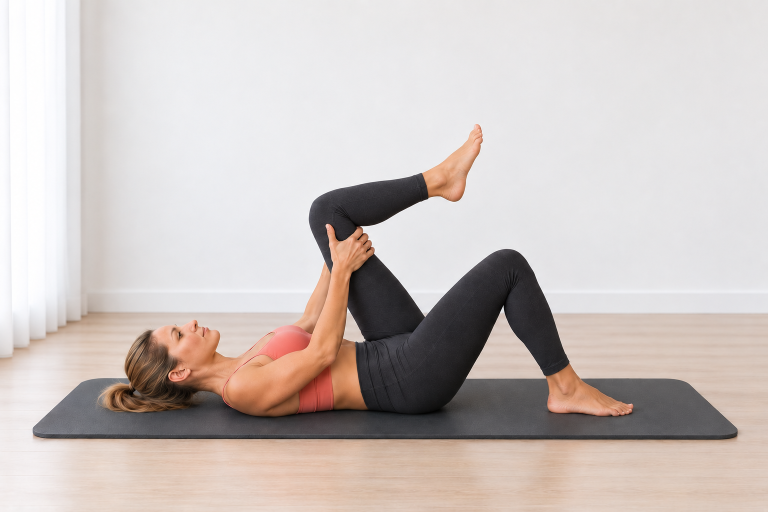
#> input picture .qa-kneeling-bear/site/Pilates Assets/02_Exercise_Cards/Hamstring Stretch/hamstring_stretch_start.png, 1536 x 1024 px (shown at 1/2 size); the run also reads 1 picture not shown here
$ python build_hamstring_stretch_cards.py
#> lines starting #> are read from the running program, lines starting #| are printed output that depends on the picture; after the words box and inside, x2 and y2 are one past the last pixel; in counts of white or black regions, pixels touching at a corner belong together
# -*- coding: utf-8 -*-
from pathlib import Path
import hashlib

from PIL import Image, ImageDraw, ImageFont, ImageOps


BASE = Path(__file__).resolve().parent
START = BASE / "hamstring_stretch_start.png"
HERO = BASE / "hamstring_stretch_hero.png"
GUIDE = BASE / "hamstring_stretch_guide_card_v01.png"
STEP = BASE / "hamstring_stretch_step_by_step_v01.png"
EXPECTED_HASHES = {
    START: "78992b6ba84722d70274f22b88d5114d796c54ee08ff80af0cf873562c394a25",
    HERO: "9a3d7e113af68b8ebcada69a69003149e889ead21d9ac551cb4a4d3d8b04f621",
}

BG = (244, 251, 250)
CARD = (255, 255, 255)
INK = (38, 44, 47)
MUTED = (101, 115, 119)
TEAL = (20, 154, 154)
TEAL_D = (14, 122, 123)
LINE = (210, 232, 230)
SOFT = (231, 247, 246)
WARN = (255, 247, 244)
WARN_LINE = (242, 220, 216)
WARN_ICON = (199, 92, 84)
FONT_DIR = Path(r"C:\Windows\Fonts")

GUIDE_HOW = [
    ("1", "Lehni si na záda. Jedno koleno pokrč a chodidlo polož celé na podložku."),
    ("2", "Druhé stehno přitáhni k trupu a oběma rukama ho podepři zezadu nad kolenem."),
    ("3", "S výdechem pomalu propínej pracovní koleno. S nádechem ho kontrolovaně znovu pokrč."),
]

GUIDE_WATCH = (
    "Nezvedej pánev ani ramena, netlač rukama do kolena a nepropínej nohu přes bolest."
)

STEP_TEXTS = [
    (
        "KROK 1",
        "VÝCHOZÍ POZICE",
        "Lehni si na záda. Jedno koleno pokrč, chodidlo polož na podložku a druhé stehno podepři oběma rukama zezadu nad kolenem.",
        START,
    ),
    (
        "KROK 2",
        "PROPNUTÍ NOHY",
        "S výdechem pomalu propínej pracovní koleno a směřuj patu vzhůru. Propni pouze do příjemného tahu.",
        HERO,
    ),
    (
        "KROK 3",
        "KONTROLOVANÝ NÁVRAT",
        "S nádechem pracovní koleno kontrolovaně znovu pokrč. Stehno i pánev drž ve stejné poloze.",
        START,
    ),
]

STEP_BREATH = "Výdech při propnutí pracovní nohy. Nádech při kontrolovaném návratu."
STEP_WATCH = (
    "Nezvedej pánev ani ramena, netlač rukama do kolena a nepropínej nohu přes bolest."
)


def sha256(path):
    return hashlib.sha256(path.read_bytes()).hexdigest()


def font(name, size):
#> called with name = 'arialbd.ttf', size = 30
    for candidate in (FONT_DIR / name, FONT_DIR / "arial.ttf", FONT_DIR / "segoeui.ttf"):
        if candidate.exists():
            return ImageFont.truetype(str(candidate), size)
    return ImageFont.load_default()


F = {
    "title": font("arialbd.ttf", 30),
    "h2": font("arialbd.ttf", 25),
    "h3": font("arialbd.ttf", 20),
    "body": font("arial.ttf", 22),
    "small": font("arial.ttf", 17),
    "small_b": font("arialbd.ttf", 17),
    "tiny": font("arial.ttf", 14),
    "step_title": font("arialbd.ttf", 38),
    "step_h": font("arialbd.ttf", 24),
    "step_body": font("arial.ttf", 23),
}


def rounded(draw, box, radius=28, fill=CARD, outline=LINE, width=2):
    draw.rounded_rectangle(box, radius=radius, fill=fill, outline=outline, width=width)


def wrap_text(draw, text, selected_font, max_width):
    lines, current = [], ""
    for word in text.split():
        candidate = (current + " " + word).strip()
        if draw.textbbox((0, 0), candidate, font=selected_font)[2] <= max_width or not current:
            current = candidate
        else:
            lines.append(current)
            current = word
    if current:
        lines.append(current)
    return lines


def draw_wrapped(draw, xy, text, selected_font, fill, max_width, line_gap=7):
    x, y = xy
    last_bottom = y
    for line in wrap_text(draw, text, selected_font, max_width):
        draw.text((x, y), line, font=selected_font, fill=fill)
        bbox = draw.textbbox((x, y), line, font=selected_font)
        last_bottom = bbox[3]
        y += draw.textbbox((0, 0), line, font=selected_font)[3] + line_gap
    return y, last_bottom


def fit_image(path, size, centering=(0.5, 0.58)):
    with Image.open(path) as source:
        return ImageOps.fit(
            source.convert("RGB"), size, method=Image.Resampling.LANCZOS, centering=centering
        )


def paste_round(base, image, box, radius=22):
    x1, y1, x2, y2 = box
    size = (x2 - x1, y2 - y1)
    if image.size != size:
        image = image.resize(size, Image.Resampling.LANCZOS)
    mask = Image.new("L", size, 0)
    ImageDraw.Draw(mask).rounded_rectangle((0, 0, size[0], size[1]), radius=radius, fill=255)
    base.paste(image, (x1, y1), mask)


def center_text(draw, box, text, selected_font, fill):
    x1, y1, x2, y2 = box
    bbox = draw.textbbox((0, 0), text, font=selected_font)
    x = x1 + (x2 - x1 - (bbox[2] - bbox[0])) / 2
    y = y1 + (y2 - y1 - (bbox[3] - bbox[1])) / 2 - 2
    draw.text((x, y), text, font=selected_font, fill=fill)


def pill(draw, xy, text, selected_font):
    x, y = xy
    bbox = draw.textbbox((0, 0), text, font=selected_font)
    box = (x, y, x + bbox[2] - bbox[0] + 32, y + bbox[3] - bbox[1] + 16)
    draw.rounded_rectangle(box, radius=16, fill=SOFT, outline=LINE, width=1)
    draw.text((x + 16, y + 7), text, font=selected_font, fill=TEAL_D)
    return box[2] + 8


def draw_icon(draw, center, kind, color=TEAL):
    x, y = center
    if kind == "breath":
        draw.arc((x - 8, y - 8, x + 8, y + 8), 25, 320, fill=color, width=3)
        draw.line((x + 7, y - 8, x + 12, y - 8, x + 12, y - 3), fill=color, width=3)
    elif kind == "focus":
        draw.ellipse((x - 8, y - 8, x + 8, y + 8), outline=color, width=3)
        draw.ellipse((x - 3, y - 3, x + 3, y + 3), fill=color)
    elif kind == "repeat":
        draw.arc((x - 9, y - 7, x + 9, y + 7), 200, 20, fill=color, width=3)
        draw.polygon([(x + 8, y - 8), (x + 14, y - 5), (x + 9, y - 1)], fill=color)
    elif kind == "warn":
        draw.polygon([(x, y - 10), (x - 10, y + 9), (x + 10, y + 9)], outline=color, width=3)
        draw.line((x, y - 3, x, y + 3), fill=color, width=2)
        draw.ellipse((x - 1, y + 6, x + 1, y + 8), fill=color)


def ensure_bottom_margin(name, bottom, card_bottom, minimum=20):
    margin = card_bottom - bottom
    if margin < minimum:
        raise RuntimeError(f"{name} bottom margin {margin}px is below {minimum}px")
    return margin


def verify_sources():
    for path, expected_hash in EXPECTED_HASHES.items():
        if not path.exists():
            raise FileNotFoundError(path)
        with Image.open(path) as image:
#> image is the input picture: PIL image 1536x1024 RGB; mean R, G, B 203.5, 194.3, 190.8
            if image.size != (1536, 1024):
                raise RuntimeError(f"Unexpected source size for {path.name}: {image.size}")
        if sha256(path) != expected_hash:
            raise RuntimeError(f"SHA mismatch for {path.name}")
#> pass 2 of the loop in verify_sources, `for path, expected_hash in EXPECTED_HASHES.items():`:
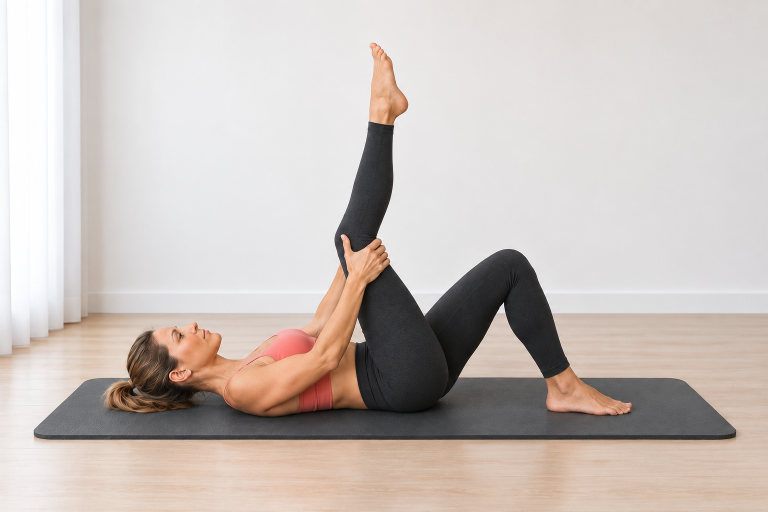
#> input picture .qa-kneeling-bear/site/Pilates Assets/02_Exercise_Cards/Hamstring Stretch/hamstring_stretch_hero.png, 1536 x 1024 px (shown at 1/2 size)
#> in verify_sources, image is the input picture: PIL image 1536x1024 RGB; mean R, G, B 201.4, 192.1, 187.3


def build_guide():
    image = Image.new("RGB", (780, 1688), BG)
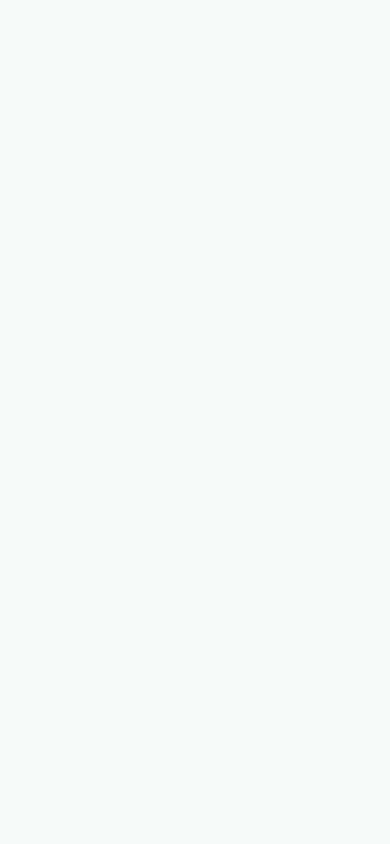
#> image: PIL image 780x1688 RGB (shown at 1/2 size); mean R, G, B 244, 251, 250
    draw = ImageDraw.Draw(image)
    margins = {}

    rounded(draw, (34, 34, 746, 140))
    draw.text((62, 49), "JEMNÉ PROTAŽENÍ ZADNÍ STRANY STEHNA", font=F["title"], fill=INK)
    draw.text((62, 84), "Hamstring Stretch", font=F["small_b"], fill=TEAL_D)
    _, desc_bottom = draw_wrapped(
        draw, (62, 104), "Jemně protahuje zadní stranu stehna a zlepšuje pohyblivost kolene.",
        F["tiny"], MUTED, 650, 2
    )
#> desc_bottom = 116
    margins["GUIDE DESCRIPTION"] = 140 - desc_bottom
    x = pill(draw, (62, 148), "Zadní strana stehna", F["small_b"])
#> x = 196
    pill(draw, (x, 148), "Bez pomůcky", F["small_b"])

    rounded(draw, (34, 196, 746, 653))
    paste_round(image, fit_image(HERO, (680, 393)), (50, 218, 730, 611))
#> in paste_round, `x1, y1, x2, y2 = box`: x1 = 50; y1 = 218; x2 = 730; y2 = 611
#> in paste_round, `size = (x2 - x1, y2 - y1)`: size = (680, 393)
#> in paste_round, `mask = Image.new("L", size, 0)`: mask: PIL image 680x393 L; every value is 0
#> in paste_round, `ImageDraw.Draw(mask).rounded_rectangle((0, 0, size[0], size[1]), radiu..`:
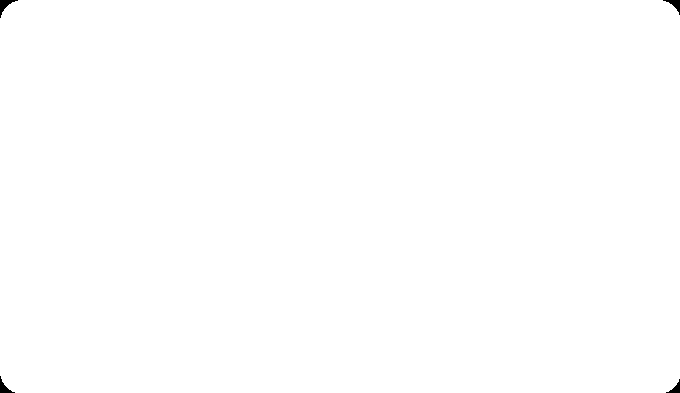
#> mask: PIL image 680x393 L; 99.9% white; 4 black regions, box (x1, y1, x2, y2) and area: (0, 0, 18, 18) 111, (663, 0, 680, 15) 93, (0, 376, 15, 393) 93, (666, 379, 680, 393) 76

    mini_y, mini_w, mini_h, gap = 675, 218, 146, 22
    xs = [34, 274, 514]
    labels = [
        ("START", "Koleno pokrčené", START),
        ("PROPNUTÍ", "Pata vzhůru", HERO),
        ("NÁVRAT", "Kontrolovaně zpět", START),
    ]
    for index, (x0, (label, caption, source)) in enumerate(zip(xs, labels), 1):
        card_bottom = mini_y + mini_h + 74
        rounded(draw, (x0, mini_y, x0 + mini_w, card_bottom), 22)
        paste_round(image, fit_image(source, (mini_w - 22, mini_h)),
                    (x0 + 11, mini_y + 10, x0 + mini_w - 11, mini_y + 10 + mini_h), 16)
#> call 2 of fit_image, with size = (196, 146), centering = (0.5, 0.58)
#> in fit_image (call 2), `return ImageOps.fit( source.convert("RGB"), size, method=Image.Resampl..`:
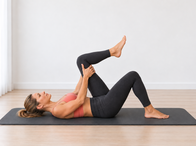
#> returned value: PIL image 196x146 RGB; mean R, G, B 200, 190.3, 186.6
#> call 2 of paste_round, with box = (45, 685, 241, 831), radius = 16
#> in paste_round (call 2), `x1, y1, x2, y2 = box`: x1 = 45; y1 = 685; x2 = 241; y2 = 831
#> in paste_round (call 2), `size = (x2 - x1, y2 - y1)`: size = (196, 146)
#> in paste_round (call 2), `mask = Image.new("L", size, 0)`: mask: PIL image 196x146 L; every value is 0
#> in paste_round (call 2), `ImageDraw.Draw(mask).rounded_rectangle((0, 0, size[0], size[1]), radiu..`:
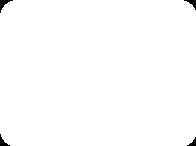
#> mask: PIL image 196x146 L; 99.3% white; 4 black regions, box (x1, y1, x2, y2) and area: (0, 0, 13, 13) 61, (184, 0, 196, 10) 48, (0, 134, 10, 146) 48, (187, 137, 196, 146) 36
        draw.ellipse((x0 + 15, mini_y + 15, x0 + 43, mini_y + 43), fill=TEAL)
        center_text(draw, (x0 + 15, mini_y + 15, x0 + 43, mini_y + 43), str(index), F["tiny"], CARD)
        center_text(draw, (x0 + 5, mini_y + mini_h + 14, x0 + mini_w - 5, mini_y + mini_h + 40), label, F["small_b"], INK)
        center_text(draw, (x0 + 8, mini_y + mini_h + 38, x0 + mini_w - 8, mini_y + mini_h + 57), caption, F["tiny"], MUTED)
        caption_bottom = draw.textbbox((0, 0), caption, font=F["tiny"])[3] + mini_y + mini_h + 38
#> caption_bottom = 871
        margins[f"GUIDE MINI {index}"] = card_bottom - caption_bottom
#> pass 2 of the loop in build_guide, `for index, (x0, (label, caption, source)) in enumerate(zip(xs, labels)..`:
#> caption_bottom = 869

    info_y, box_w, box_h = 915, 218, 164
    info = [
        ("breath", "DECH", "Výdech při propnutí. Nádech při návratu."),
        ("focus", "ZAMĚŘ SE", "Pánev drž klidnou. Pohyb veď pouze v koleni."),
        ("repeat", "OPAKOVÁNÍ", "Drž podle dávky uvedené v tréninku."),
    ]
    for index, (x0, (kind, heading, body)) in enumerate(zip(xs, info), 1):
        card_bottom = info_y + box_h
        rounded(draw, (x0, info_y, x0 + box_w, card_bottom), 22)
        draw_icon(draw, (x0 + 28, info_y + 30), kind)
        draw.text((x0 + 48, info_y + 18), heading, font=F["small_b"], fill=TEAL_D)
        _, body_bottom = draw_wrapped(draw, (x0 + 18, info_y + 56), body, F["small"], INK, box_w - 36, 4)
        margins[f"GUIDE INFO {index}"] = ensure_bottom_margin(f"Guide info {index}", body_bottom, card_bottom)
#> this loop made 3 passes
#> body_bottom on passes 1 to 3: 997, 997, 983
#> after the loop, margins = {'GUIDE DESCRIPTION': 24, 'GUIDE MINI 1': 24, 'GUIDE MINI 2': 26, 'GUIDE MINI 3': 24, 'GUIDE INFO 1': 82, 'GUIDE INFO 2': 82, 'GUIDE INFO 3': 96}

    rounded(draw, (34, 1090, 746, 1412), 26)
    draw.text((62, 1120), "JAK PROVÉST", font=F["h2"], fill=INK)
    y = 1165
    for number_value, text in GUIDE_HOW:
        draw.ellipse((62, y + 2, 92, y + 32), fill=SOFT, outline=LINE, width=1)
        center_text(draw, (62, y + 2, 92, y + 32), number_value, F["small_b"], TEAL_D)
        y, body_bottom = draw_wrapped(draw, (106, y), text, F["body"], INK, 590, 7)
        margins[f"GUIDE STEP {number_value}"] = 1412 - body_bottom
        y += 12
#> this loop made 3 passes
#> (y, body_bottom) on passes 1 to 3: (1196, 1177), (1227, 1208), (1258, 1239)
#> after the loop, margins = 10 items; y = 1258
    margins["GUIDE HOW"] = ensure_bottom_margin("Guide how", body_bottom, 1412)

    rounded(draw, (34, 1440, 746, 1618), 26, WARN, WARN_LINE, 2)
    draw_icon(draw, (64, 1473), "warn", WARN_ICON)
    draw.text((92, 1457), "HLÍDEJ SI", font=F["h3"], fill=INK)
    _, watch_bottom = draw_wrapped(draw, (62, 1500), GUIDE_WATCH, F["body"], INK, 640, 7)
#> watch_bottom = 1512
    margins["GUIDE WATCH"] = ensure_bottom_margin("Guide watch", watch_bottom, 1618)
    draw.text((54, 1640), "Pilates Body 40+", font=F["tiny"], fill=MUTED)
    image.save(GUIDE)
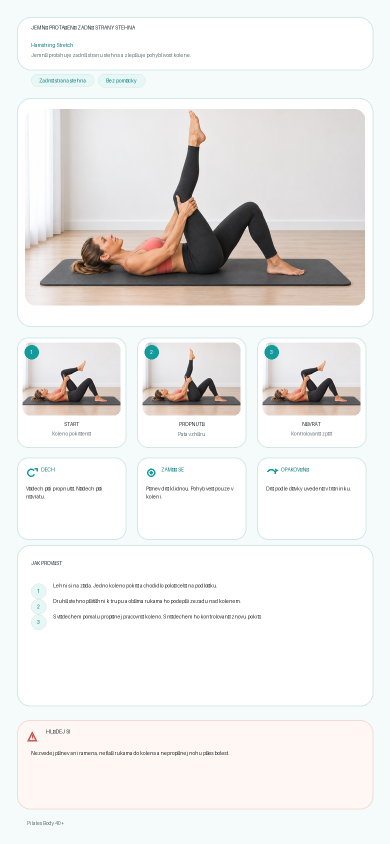
#> saved as hamstring_stretch_guide_card_v01.png: PIL image 780x1688 RGB (shown at 1/2 size); mean R, G, B 234.6, 233.8, 232.1
#> in main, `guide_margins = build_guide()`: guide_margins = 12 items
    return margins


def build_step():
    image = Image.new("RGB", (780, 2280), BG)
#> image: PIL image 780x2280 RGB
    draw = ImageDraw.Draw(image)
    rounded(draw, (34, 34, 746, 126))
    draw.text((62, 56), "Krok za krokem", font=F["step_title"], fill=INK)
    draw.text((62, 98), "JEMNÉ PROTAŽENÍ ZADNÍ STRANY STEHNA / Hamstring Stretch", font=F["small_b"], fill=TEAL_D)

    y, margins = 160, {}
    for step_label, heading, body, source in STEP_TEXTS:
        card_height = 595
        card_bottom = y + card_height
        rounded(draw, (34, y, 746, card_bottom))
        draw.rounded_rectangle((58, y + 24, 148, y + 54), radius=15, fill=SOFT, outline=LINE, width=1)
        center_text(draw, (58, y + 24, 148, y + 54), step_label, F["small_b"], TEAL_D)
        draw.text((62, y + 72), heading, font=F["step_h"], fill=INK)
        image_bottom = y + 466
        paste_round(image, fit_image(source, (656, 352)), (62, y + 114, 718, image_bottom))
#> in fit_image (call 5), `return ImageOps.fit( source.convert("RGB"), size, method=Image.Resampl..`:
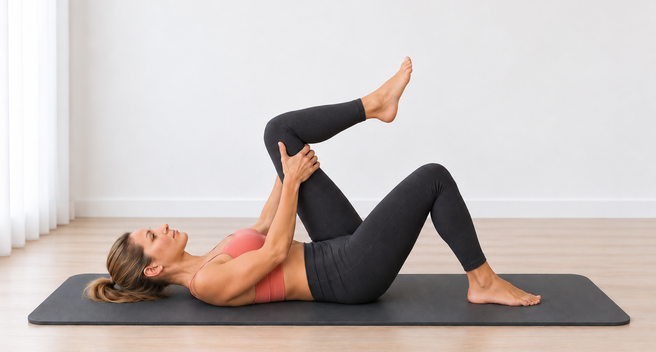
#> returned value: PIL image 656x352 RGB; mean R, G, B 197.3, 188.1, 185.1
#> in paste_round (call 5), `mask = Image.new("L", size, 0)`: mask: PIL image 656x352 L; every value is 0
#> in paste_round (call 5), `ImageDraw.Draw(mask).rounded_rectangle((0, 0, size[0], size[1]), radiu..`: mask: PIL image 656x352 L; 99.8% white; 4 black regions, box (x1, y1, x2, y2) and area: (0, 0, 18, 18) 111, (639, 0, 656, 15) 93, (0, 335, 15, 352) 93, (642, 338, 656, 352) 76
        _, body_bottom = draw_wrapped(draw, (62, image_bottom + 20), body, F["step_body"], INK, 650, 7)
#> body_bottom = 658
        margins[step_label] = ensure_bottom_margin(step_label, body_bottom, card_bottom)
        y += card_height + 5
#> pass 2 of the loop in build_step, `for step_label, heading, body, source in STEP_TEXTS:`:
#> in fit_image (call 6), `return ImageOps.fit( source.convert("RGB"), size, method=Image.Resampl..`:
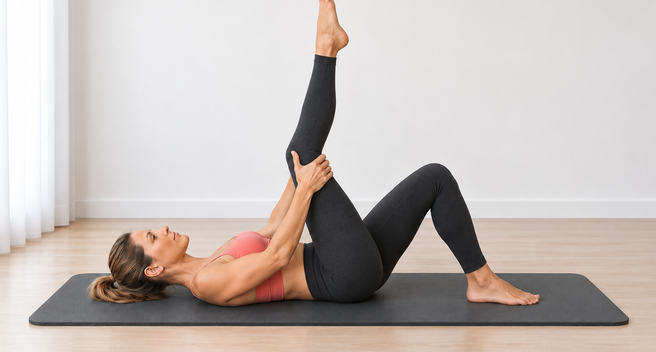
#> returned value: PIL image 656x352 RGB; mean R, G, B 195.4, 186.5, 182.3
#> y1 = 874; y2 = 1226
#> in paste_round (call 6), `base.paste(image, (x1, y1), mask)`:
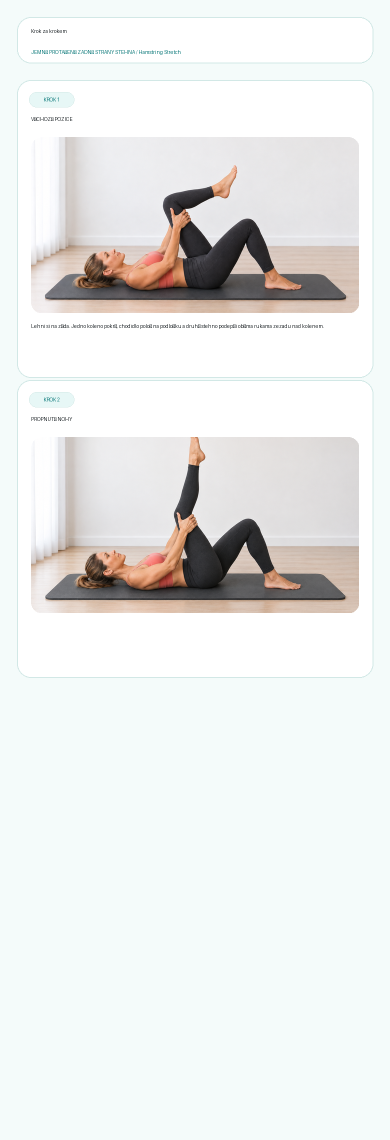
#> base: PIL image 780x2280 RGB (shown at 1/2 size); mean R, G, B 233.7, 235, 233.6
#> in build_step, `_, body_bottom = draw_wrapped(draw, (62, image_bottom + 20), body, F["..`: body_bottom = 1258

    rounded(draw, (34, y, 746, y + 275), 28, WARN, WARN_LINE, 2)
    draw_icon(draw, (66, y + 45), "breath")
    draw.text((98, y + 28), "DECH", font=F["step_h"], fill=INK)
    next_y, breath_bottom = draw_wrapped(draw, (62, y + 78), STEP_BREATH, F["step_body"], INK, 650, 8)
#> next_y = 2058; breath_bottom = 2050
    margins["STEP BREATH"] = y + 275 - breath_bottom
    draw_icon(draw, (66, next_y + 31), "warn", WARN_ICON)
    draw.text((98, next_y + 14), "HLÍDEJ SI", font=F["step_h"], fill=INK)
    _, watch_bottom = draw_wrapped(draw, (62, next_y + 54), STEP_WATCH, F["step_body"], INK, 650, 8)
#> watch_bottom = 2124
    margins["STEP WATCH"] = ensure_bottom_margin("Step watch", watch_bottom, y + 275)
    draw.text((54, 2240), "Pilates Body 40+", font=F["tiny"], fill=MUTED)
    image.save(STEP)
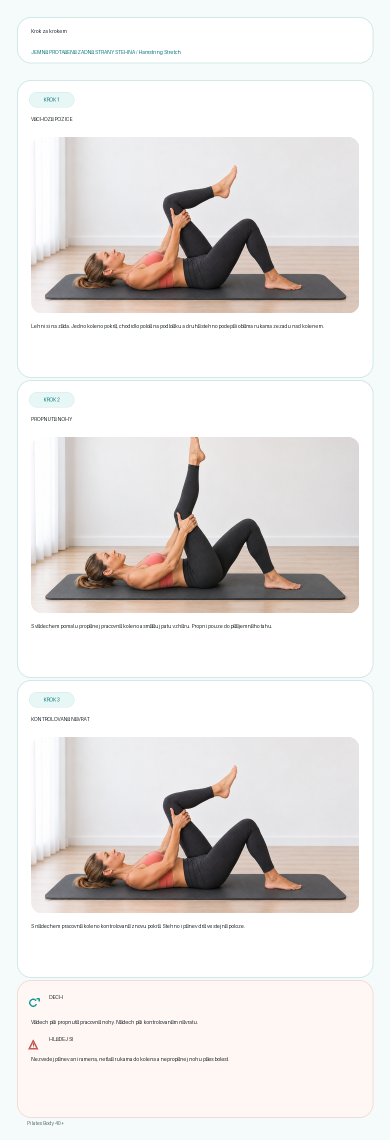
#> saved as hamstring_stretch_step_by_step_v01.png: PIL image 780x2280 RGB (shown at 1/2 size); mean R, G, B 229.3, 226.2, 224.3
    return margins


def main():
    verify_sources()
    before = {path: sha256(path) for path in EXPECTED_HASHES}
    guide_margins = build_guide()
    step_margins = build_step()
#> step_margins = {'KROK 1': 97, 'KROK 2': 97, 'KROK 3': 97, 'STEP BREATH': 185, 'STEP WATCH': 111}
    after = {path: sha256(path) for path in EXPECTED_HASHES}
    if before != after:
        raise RuntimeError("Source image hash changed during export")
    for path, expected_size in ((GUIDE, (780, 1688)), (STEP, (780, 2280))):
        with Image.open(path) as image:
            if image.size != expected_size:
                raise RuntimeError(f"Unexpected export size for {path.name}: {image.size}")
#> pass 2 of the loop in main, `for path, expected_size in ((GUIDE, (780, 1688)), (STEP, (780, 2280))):`:
    print(f"Exported {GUIDE.name} 780x1688 SHA-256 {sha256(GUIDE)}")
    print(f"Exported {STEP.name} 780x2280 SHA-256 {sha256(STEP)}")
    for label, margin in guide_margins.items():
        print(f"{label} bottom reserve: {margin}px")
#> this loop made 12 passes
#> (label, margin) on passes 1 to 12: ('GUIDE DESCRIPTION', 24), ('GUIDE MINI 1', 24), ('GUIDE MINI 2', 26), ('GUIDE MINI 3', 24), ('GUIDE INFO 1', 82), ('GUIDE INFO 2', 82), ('GUIDE INFO 3', 96), ('GUIDE STEP 1', 235), ('GUIDE STEP 2', 204), ('GUIDE STEP 3', 173), ('GUIDE HOW', 173), ('GUIDE WATCH', 106)
#| GUIDE DESCRIPTION bottom reserve: 24px
#| GUIDE MINI 1 bottom reserve: 24px
#| GUIDE MINI 2 bottom reserve: 26px
#| GUIDE MINI 3 bottom reserve: 24px
#| GUIDE INFO 1 bottom reserve: 82px
#| GUIDE INFO 2 bottom reserve: 82px
#| GUIDE INFO 3 bottom reserve: 96px
#| GUIDE STEP 1 bottom reserve: 235px
#> (further printed lines are left out)
    for label, margin in step_margins.items():
        print(f"{label} bottom reserve: {margin}px")
#> this loop made 5 passes
#> (label, margin) on passes 1 to 5: ('KROK 1', 97), ('KROK 2', 97), ('KROK 3', 97), ('STEP BREATH', 185), ('STEP WATCH', 111)
#| KROK 1 bottom reserve: 97px
#| KROK 2 bottom reserve: 97px
#| KROK 3 bottom reserve: 97px
#| STEP BREATH bottom reserve: 185px
#| STEP WATCH bottom reserve: 111px
    for path, digest in after.items():
        print(f"Source unchanged {path.name}: {digest}")


if __name__ == "__main__":
    main()
